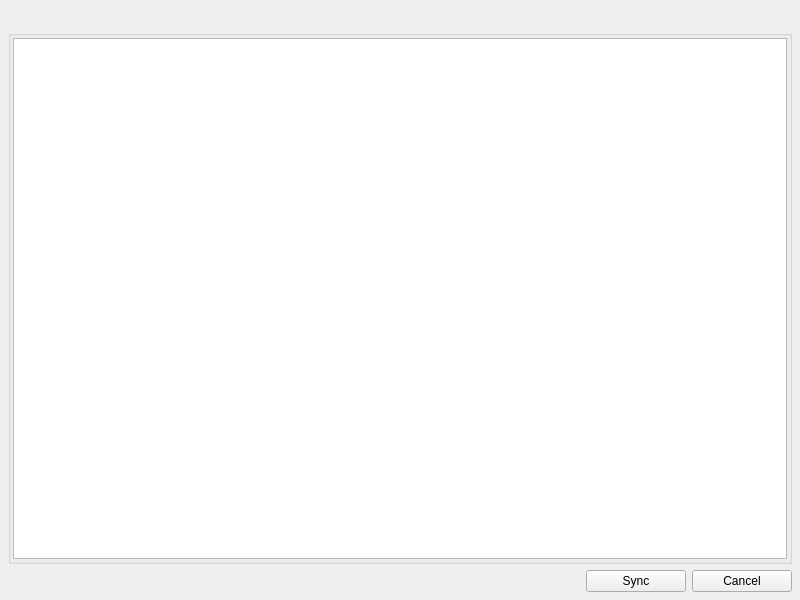
<?xml version="1.0" encoding="UTF-8"?>
<ui version="4.0">
 <class>SyncFunctionsPanel</class>
 <widget class="QFrame" name="SyncFunctionsPanel">
  <property name="geometry">
   <rect>
    <x>0</x>
    <y>0</y>
    <width>800</width>
    <height>600</height>
   </rect>
  </property>
  <property name="contextMenuPolicy">
   <enum>Qt::NoContextMenu</enum>
  </property>
  <property name="windowTitle">
   <string>RevEng.AI Toolkit: Sync Functions</string>
  </property>
  <property name="windowIcon">
   <iconset>
    <normaloff>../resources/favicon.png</normaloff>../resources/favicon.png</iconset>
  </property>
  <property name="layoutDirection">
   <enum>Qt::LeftToRight</enum>
  </property>
  <layout class="QVBoxLayout" name="verticalLayout">
   <property name="sizeConstraint">
    <enum>QLayout::SetDefaultConstraint</enum>
   </property>
   <property name="leftMargin">
    <number>8</number>
   </property>
   <property name="topMargin">
    <number>10</number>
   </property>
   <property name="rightMargin">
    <number>8</number>
   </property>
   <property name="bottomMargin">
    <number>8</number>
   </property>
   <item>
    <widget class="QLabel" name="description">
     <property name="textFormat">
      <enum>Qt::RichText</enum>
     </property>
     <property name="alignment">
      <set>Qt::AlignCenter</set>
     </property>
     <property name="wordWrap">
      <bool>true</bool>
     </property>
     <property name="margin">
      <number>4</number>
     </property>
    </widget>
   </item>
   <item>
    <widget class="QGroupBox" name="groupBox">
     <layout class="QVBoxLayout">
      <property name="spacing">
       <number>4</number>
      </property>
      <property name="sizeConstraint">
       <enum>QLayout::SetDefaultConstraint</enum>
      </property>
      <property name="leftMargin">
       <number>2</number>
      </property>
      <property name="topMargin">
       <number>2</number>
      </property>
      <property name="rightMargin">
       <number>2</number>
      </property>
      <property name="bottomMargin">
       <number>2</number>
      </property>
      <item>
       <widget class="QTableView" name="functionsList">
        <property name="contextMenuPolicy">
          <enum>Qt::CustomContextMenu</enum>
         </property>
        <property name="editTriggers">
         <set>QAbstractItemView::NoEditTriggers</set>
        </property>
        <property name="selectionMode">
         <enum>QAbstractItemView::MultiSelection</enum>
        </property>
        <property name="selectionBehavior">
         <enum>QAbstractItemView::SelectRows</enum>
        </property>
        <property name="showGrid">
         <bool>true</bool>
        </property>
        <property name="gridStyle">
         <enum>Qt::SolidLine</enum>
        </property>
        <property name="sortingEnabled">
         <bool>false</bool>
        </property>
        <property name="wordWrap">
         <bool>false</bool>
        </property>
        <property name="cornerButtonEnabled">
         <bool>false</bool>
        </property>
        <attribute name="horizontalHeaderMinimumSectionSize">
         <number>20</number>
        </attribute>
        <attribute name="horizontalHeaderHighlightSections">
         <bool>false</bool>
        </attribute>
        <attribute name="horizontalHeaderStretchLastSection">
         <bool>true</bool>
        </attribute>
        <attribute name="verticalHeaderVisible">
         <bool>false</bool>
        </attribute>
        <attribute name="verticalHeaderMinimumSectionSize">
         <number>20</number>
        </attribute>
        <attribute name="verticalHeaderHighlightSections">
         <bool>false</bool>
        </attribute>
       </widget>
      </item>
     </layout>
    </widget>
   </item>
   <item>
    <layout class="QHBoxLayout" name="horizontalLayout">
     <item>
      <spacer name="horizontalSpacer">
       <property name="orientation">
        <enum>Qt::Horizontal</enum>
       </property>
       <property name="sizeHint" stdset="0">
        <size>
         <width>40</width>
         <height>20</height>
        </size>
       </property>
      </spacer>
     </item>
     <item>
      <widget class="QPushButton" name="applyButton">
       <property name="minimumSize">
        <size>
         <width>100</width>
         <height>0</height>
        </size>
       </property>
       <property name="text">
        <string>Sync</string>
       </property>
      </widget>
     </item>
     <item>
      <widget class="QPushButton" name="cancelButton">
       <property name="minimumSize">
        <size>
         <width>100</width>
         <height>0</height>
        </size>
       </property>
       <property name="text">
        <string>Cancel</string>
       </property>
      </widget>
     </item>
    </layout>
   </item>
  </layout>
 </widget>
 <resources/>
 <connections/>
</ui>
